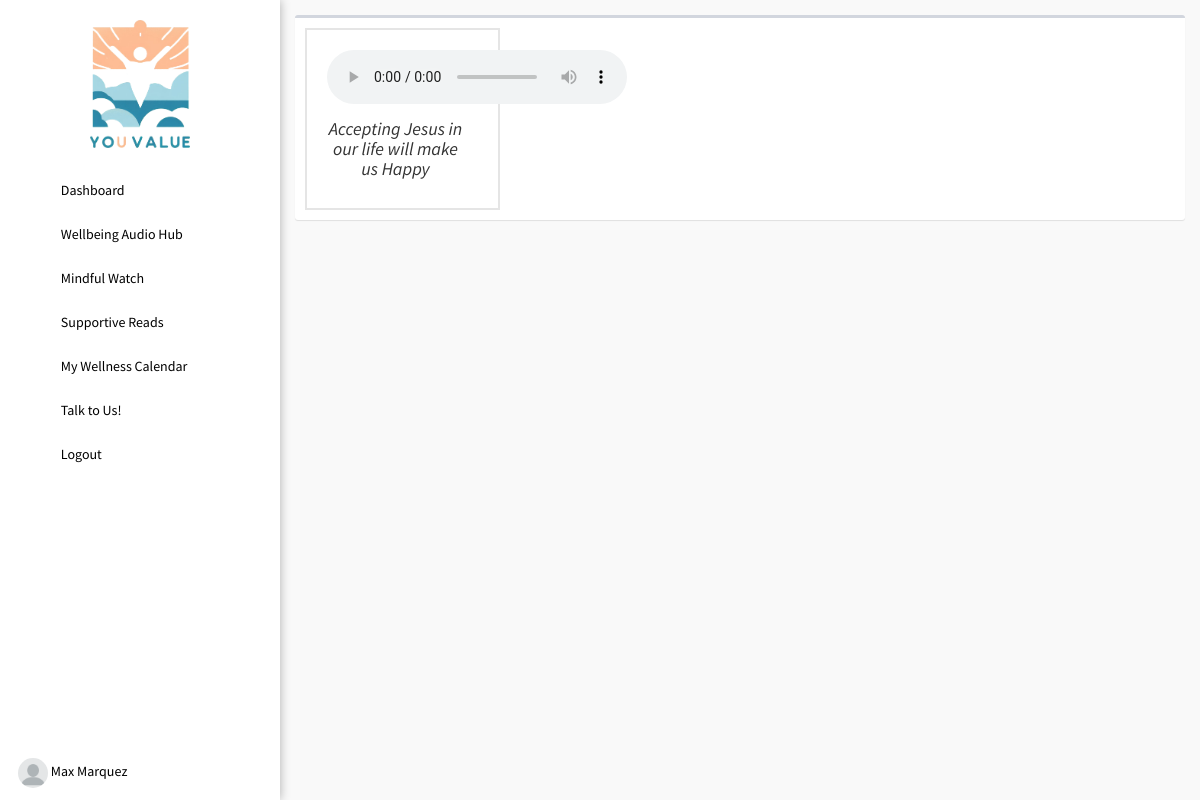
The page /admin/bookmark_audio.php (signed in) on the database its author committed.
### tables this page shows
CREATE TABLE `users` (
  `id` int(11) NOT NULL,
  `img` text NOT NULL,
  `firstname` text NOT NULL,
  `lastname` text NOT NULL,
  `middlename` text NOT NULL,
  `phone_number` text NOT NULL,
  `age` text NOT NULL,
  `gender` text NOT NULL,
  `email` text NOT NULL,
  `password` text NOT NULL,
  `passwordtxt` text NOT NULL,
  `contact` text NOT NULL,
  `address` text NOT NULL,
  `code` int(11) NOT NULL,
  `type` int(1) NOT NULL COMMENT '0=student,1=faculty,2=admin',
  `datetake` date NOT NULL DEFAULT current_timestamp(),
  `totaltake` tinyint(1) NOT NULL
);

CREATE TABLE `bookmark_audio` (
  `id` int(11) NOT NULL,
  `users_id` int(11) NOT NULL,
  `audio_id` int(11) NOT NULL
);

CREATE TABLE `audio` (
  `id` int(11) NOT NULL,
  `title` text NOT NULL,
  `file` text NOT NULL,
  `category` text NOT NULL,
  `date_created` datetime NOT NULL DEFAULT current_timestamp()
);

### config/config.php (called while the page is built, shortened)
<?php
class Connection{
	private $servername = "localhost";
	private $username = "root";
	private $password = "";
	private $dbname = "youvalue";
	public function conn(){
		try {
		$this->dsn = "mysql:host=".$this->servername.";dbname=".$this->dbname;
		$this->pdo = new PDO($this->dsn, $this->username, $this->password);
		$this->pdo->setAttribute(PDO::ATTR_ERRMODE, PDO::ERRMODE_EXCEPTION);
		$this->pdo->setAttribute(PDO::ATTR_DEFAULT_FETCH_MODE, PDO::FETCH_ASSOC);
		return $this->pdo;
		} catch (Exception $e) {
			echo 'error'. $e->getmessage();
		}
	}
}
?>

### admin/bookmark_audio.php (the view, shortened to what this page needs)
<?php
  include '../config/config.php';
  class data extends Connection{
    public function managedata(){
?>
<!DOCTYPE html>
<html>
<head><?php include 'head.php'; ?></head>
<body class="hold-transition skin-blue sidebar-mini">
  <div class="wrapper">
    <?php include 'sidebar.php'; ?>
    <div class="content-wrapper" style="height: 100vh;background-color: #f9f9f9;overflow-y: auto;">
      <section class="content">
        <div class="row">
          <div class="col-xs-12">
            <div class="box">
                <?php if($_SESSION['type'] == 0): ?>
                    <div class="box-body">
                        <div class="row">
                            <?php
                            $sql = "SELECT * FROM bookmark_audio INNER JOIN audio ON bookmark_audio.audio_id=audio.id WHERE bookmark_audio.users_id = '".$_SESSION['id']."'";
                            $stmt = $this->conn()->query($sql);
                            if($stmt->rowcount() > 0):
                                while ($row = $stmt->fetch()) {
                                    $file = $row['file'];
                                    $file_ext = pathinfo($file, PATHINFO_EXTENSION);
                                    $file_path = "../audiovideo/" . $file;
                                ?>
                                    <div class="col-lg-3" style="text-align: center;">
                                        <div class="card" style="border: 2px solid rgba(0, 0, 0, 0.1);padding: 20px;">
                                            <div>
                                                <?php if (in_array($file_ext, ['mp3', 'wav', 'ogg'])) { ?>
                                                    <audio controls>
                                                        <source src="<?php echo $file_path; ?>" type="audio/<?php echo $file_ext; ?>">
                                                    </audio>
                                                <?php } else { ?>
                                                    <?php echo $file; ?>
                                                <?php } ?>
                                            </div>
                                            <div style="display: flex;place-items: center;justify-content: space-between;">
                                                <h4 style="text-align: center;"><?php echo $row['title']; ?></h4>
                                                <h4>
                                                    <i class="fas fa-bookmark bookmark" data-id="<?php echo $row['audio_id'] ?>"></i>
                                                </h4>
                                            </div>
                                        </div>
                                    </div>
                                <?php } ?>
                            <?php else: ?>
                                <h2 style="color: green;font-weight: bold;text-align: center;">No Bookmark</h2>
                            <?php endif; ?>
                        </div>
                    </div>
                <?php endif; ?>
            </div>
          </div>
        </div>
      </section>
    </div>
  </div>
</body>
</html>
<?php } } $data = new data(); $data->managedata(); ?>

### admin/sidebar.php (shortened to what this page needs)
<aside class="main-sidebar" style="padding-top: unset;">
  <section class="sidebar">
    <ul class="sidebar-menu" data-widget="tree">
      <li style="background: #fff;color: #fff;text-align: center;padding: 20px;">
      <img src="../images/logo.png" width="100px"></li>
      <li><a href="dashboard.php"><i class="fa fa-dashboard"></i> <span>Dashboard</span></a></li>
      <?php if($_SESSION['type'] == 0 || $_SESSION['type'] == 2): ?>
        <li><a href="audio.php"><i class="fas fa-volume-up"></i> <span>Wellbeing Audio Hub</span></a></li>
        <li><a href="video.php"><i class="fas fa-video"></i> <span>Mindful Watch</span></a></li>
        <li><a href="readables.php"><i class="fas fa-file"></i> <span>Supportive Reads</span></a></li>
      <?php endif; ?>
      <?php if($_SESSION['type'] == 0): ?>
        <li><a href="calendar.php"><i class="far fa-calendar"></i> <span>My Wellness Calendar</span></a></li>
      <?php endif; ?>
      <?php if($_SESSION['type'] == 0): ?>
        <?php $sql2 = "SELECT * FROM scores WHERE users_id = ? AND score <= ?";
         $stmt2 = $this->conn()->prepare($sql2);
         $stmt2->execute([$_SESSION['id'],69]);
         if ($stmt2->rowCount() > 0) { ?>
          <li><a href="messages.php"><i class="fas fa-sms"></i> <span>Talk to Us!</span></a></li>
        <?php } ?>
      <?php endif; ?>
      <li><a href="../logout.php"><i class="fa fa-sign-out"></i> <span>Logout</span></a></li>
    </ul>
    <ul class="sidebar-menu" style="position: absolute;bottom: 0;">
      <li>
        <?php
        $sql = "SELECT * FROM users WHERE id = '".$_SESSION['id']."'";
        $stmt = $this->conn()->query($sql);
        $row = $stmt->fetch();
        ?>
        <a href="#profile" data-toggle="modal" id="updateprofile"
        data-firstname="<?= $row['firstname'] ?>"
        data-users_id="<?= $row['id'] ?>"
        data-lastname="<?= $row['lastname'] ?>"
        data-phone_number="<?= $row['phone_number'] ?>"
        data-age="<?= $row['age'] ?>"
        data-gender="<?= $row['gender'] ?>"
        data-email="<?= $row['email'] ?>"
        data-password="<?= $row['passwordtxt'] ?>"><img src="../images/<?php echo $row['img'] ?>" width="30px" style="border-radius: 50%;"> <span><?php echo $row['firstname'] ?> <?php echo $row['lastname'] ?></span> <i></a>
      </li>
    </ul>
  </section>
</aside>

### admin/sidebar.php (style rules this page uses)
.main-sidebar a { color:#000 !important; }

### rows shown on the page
users: img (placeholder picture), firstname "Max", lastname "Marquez"
bookmark_audio: audio.title "Accepting Jesus in our life will make us Happy"
